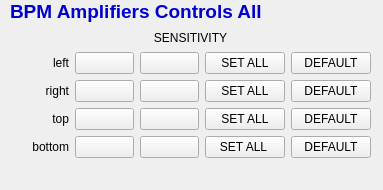
<?xml version="1.0" encoding="UTF-8"?>
<ui version="4.0">
 <class>Form</class>
 <widget class="caFrame" name="Form">
  <property name="geometry">
   <rect>
    <x>0</x>
    <y>0</y>
    <width>383</width>
    <height>190</height>
   </rect>
  </property>
  <property name="windowTitle">
   <string>Form</string>
  </property>
  <property name="background">
   <color>
    <red>182</red>
    <green>182</green>
    <blue>186</blue>
   </color>
  </property>
  <widget class="QWidget" name="">
   <property name="geometry">
    <rect>
     <x>10</x>
     <y>0</y>
     <width>361</width>
     <height>181</height>
    </rect>
   </property>
   <layout class="QVBoxLayout" name="verticalLayout">
    <item>
     <widget class="QLabel" name="label">
      <property name="font">
       <font>
        <pointsize>14</pointsize>
        <weight>75</weight>
        <bold>true</bold>
       </font>
      </property>
      <property name="styleSheet">
       <string notr="true">color: rgb(0, 0, 204)</string>
      </property>
      <property name="text">
       <string>&lt;html&gt;&lt;head/&gt;&lt;body&gt;&lt;p&gt;BPM Amplifiers Controls All&lt;/p&gt;&lt;/body&gt;&lt;/html&gt;</string>
      </property>
     </widget>
    </item>
    <item>
     <widget class="QLabel" name="label_2">
      <property name="styleSheet">
       <string notr="true">color: rgb(0, 0, 0)</string>
      </property>
      <property name="text">
       <string>SENSITIVITY</string>
      </property>
      <property name="alignment">
       <set>Qt::AlignCenter</set>
      </property>
     </widget>
    </item>
    <item>
     <layout class="QGridLayout" name="gridLayout">
      <item row="0" column="0">
       <widget class="QLabel" name="label_3">
        <property name="styleSheet">
         <string notr="true">color: rgb(0, 0, 0)</string>
        </property>
        <property name="text">
         <string>left</string>
        </property>
        <property name="alignment">
         <set>Qt::AlignRight|Qt::AlignTrailing|Qt::AlignVCenter</set>
        </property>
       </widget>
      </item>
      <item row="0" column="1">
       <widget class="caMessageButton" name="camessagebutton">
        <property name="channel" stdset="0">
         <string notr="true">12idcSAXS:bpm1:sens_num.VAL</string>
        </property>
        <property name="background">
         <color>
          <red>0</red>
          <green>0</green>
          <blue>255</blue>
         </color>
        </property>
       </widget>
      </item>
      <item row="0" column="2">
       <widget class="caMessageButton" name="camessagebutton_5">
        <property name="channel" stdset="0">
         <string notr="true">12idcSAXS:bpm1:sens_unit.VAL</string>
        </property>
        <property name="background">
         <color>
          <red>0</red>
          <green>0</green>
          <blue>255</blue>
         </color>
        </property>
       </widget>
      </item>
      <item row="0" column="3">
       <widget class="caMessageButton" name="camessagebutton_13">
        <property name="text">
         <string>SET ALL</string>
        </property>
        <property name="channel" stdset="0">
         <string notr="true">12idcSAXS:bpm1:init.PROC</string>
        </property>
        <property name="background">
         <color>
          <red>245</red>
          <green>228</green>
          <blue>31</blue>
         </color>
        </property>
       </widget>
      </item>
      <item row="0" column="4">
       <widget class="caMessageButton" name="camessagebutton_9">
        <property name="text">
         <string>DEFAULT</string>
        </property>
        <property name="channel" stdset="0">
         <string notr="true">12idcSAXS:bpm1:reset.PROC</string>
        </property>
        <property name="foreground">
         <color>
          <red>255</red>
          <green>255</green>
          <blue>255</blue>
         </color>
        </property>
        <property name="background">
         <color>
          <red>0</red>
          <green>0</green>
          <blue>255</blue>
         </color>
        </property>
       </widget>
      </item>
      <item row="1" column="0">
       <widget class="QLabel" name="label_4">
        <property name="styleSheet">
         <string notr="true">color: rgb(0, 0, 0)</string>
        </property>
        <property name="text">
         <string>right</string>
        </property>
        <property name="alignment">
         <set>Qt::AlignRight|Qt::AlignTrailing|Qt::AlignVCenter</set>
        </property>
       </widget>
      </item>
      <item row="1" column="1">
       <widget class="caMessageButton" name="camessagebutton_2">
        <property name="channel" stdset="0">
         <string notr="true">12idcSAXS:bpm4:sens_num.VAL</string>
        </property>
        <property name="background">
         <color>
          <red>0</red>
          <green>0</green>
          <blue>255</blue>
         </color>
        </property>
       </widget>
      </item>
      <item row="1" column="2">
       <widget class="caMessageButton" name="camessagebutton_7">
        <property name="channel" stdset="0">
         <string notr="true">12idcSAXS:bpm4:sens_unit.VAL</string>
        </property>
        <property name="background">
         <color>
          <red>0</red>
          <green>0</green>
          <blue>255</blue>
         </color>
        </property>
       </widget>
      </item>
      <item row="1" column="3">
       <widget class="caMessageButton" name="camessagebutton_14">
        <property name="text">
         <string>SET ALL</string>
        </property>
        <property name="channel" stdset="0">
         <string notr="true">12idcSAXS:bpm4:init.PROC</string>
        </property>
        <property name="background">
         <color>
          <red>245</red>
          <green>228</green>
          <blue>31</blue>
         </color>
        </property>
       </widget>
      </item>
      <item row="1" column="4">
       <widget class="caMessageButton" name="camessagebutton_10">
        <property name="text">
         <string>DEFAULT</string>
        </property>
        <property name="channel" stdset="0">
         <string notr="true">12idcSAXS:bpm4:reset.PROC</string>
        </property>
        <property name="foreground">
         <color>
          <red>255</red>
          <green>255</green>
          <blue>255</blue>
         </color>
        </property>
        <property name="background">
         <color>
          <red>0</red>
          <green>0</green>
          <blue>255</blue>
         </color>
        </property>
       </widget>
      </item>
      <item row="2" column="0">
       <widget class="QLabel" name="label_6">
        <property name="styleSheet">
         <string notr="true">color: rgb(0, 0, 0)</string>
        </property>
        <property name="text">
         <string>top</string>
        </property>
        <property name="alignment">
         <set>Qt::AlignRight|Qt::AlignTrailing|Qt::AlignVCenter</set>
        </property>
       </widget>
      </item>
      <item row="2" column="1">
       <widget class="caMessageButton" name="camessagebutton_3">
        <property name="channel" stdset="0">
         <string notr="true">12idcSAXS:bpm3:sens_num.VAL</string>
        </property>
        <property name="background">
         <color>
          <red>0</red>
          <green>0</green>
          <blue>255</blue>
         </color>
        </property>
       </widget>
      </item>
      <item row="2" column="2">
       <widget class="caMessageButton" name="camessagebutton_6">
        <property name="channel" stdset="0">
         <string notr="true">12idcSAXS:bpm3:sens_unit.VAL</string>
        </property>
        <property name="background">
         <color>
          <red>0</red>
          <green>0</green>
          <blue>255</blue>
         </color>
        </property>
       </widget>
      </item>
      <item row="2" column="3">
       <widget class="caMessageButton" name="camessagebutton_16">
        <property name="text">
         <string>SET ALL</string>
        </property>
        <property name="channel" stdset="0">
         <string notr="true">12idcSAXS:bpm3:init.PROC</string>
        </property>
        <property name="background">
         <color>
          <red>245</red>
          <green>228</green>
          <blue>31</blue>
         </color>
        </property>
       </widget>
      </item>
      <item row="2" column="4">
       <widget class="caMessageButton" name="camessagebutton_11">
        <property name="text">
         <string>DEFAULT</string>
        </property>
        <property name="channel" stdset="0">
         <string notr="true">12idcSAXS:bpm3:reset.PROC</string>
        </property>
        <property name="foreground">
         <color>
          <red>255</red>
          <green>255</green>
          <blue>255</blue>
         </color>
        </property>
        <property name="background">
         <color>
          <red>0</red>
          <green>0</green>
          <blue>255</blue>
         </color>
        </property>
       </widget>
      </item>
      <item row="3" column="0">
       <widget class="QLabel" name="label_5">
        <property name="styleSheet">
         <string notr="true">color: rgb(0, 0, 0)</string>
        </property>
        <property name="text">
         <string>bottom</string>
        </property>
        <property name="alignment">
         <set>Qt::AlignRight|Qt::AlignTrailing|Qt::AlignVCenter</set>
        </property>
       </widget>
      </item>
      <item row="3" column="1">
       <widget class="caMessageButton" name="camessagebutton_4">
        <property name="channel" stdset="0">
         <string notr="true">12idcSAXS:bpm2:sens_num.VAL</string>
        </property>
        <property name="background">
         <color>
          <red>0</red>
          <green>0</green>
          <blue>255</blue>
         </color>
        </property>
       </widget>
      </item>
      <item row="3" column="2">
       <widget class="caMessageButton" name="camessagebutton_8">
        <property name="channel" stdset="0">
         <string notr="true">12idcSAXS:bpm2:sens_unit.VAL</string>
        </property>
        <property name="background">
         <color>
          <red>0</red>
          <green>0</green>
          <blue>255</blue>
         </color>
        </property>
       </widget>
      </item>
      <item row="3" column="3">
       <widget class="caMessageButton" name="camessagebutton_15">
        <property name="text">
         <string>SET ALL </string>
        </property>
        <property name="channel" stdset="0">
         <string notr="true">12idcSAXS:bpm2:init.PROC</string>
        </property>
        <property name="background">
         <color>
          <red>245</red>
          <green>228</green>
          <blue>31</blue>
         </color>
        </property>
       </widget>
      </item>
      <item row="3" column="4">
       <widget class="caMessageButton" name="camessagebutton_12">
        <property name="text">
         <string>DEFAULT</string>
        </property>
        <property name="channel" stdset="0">
         <string notr="true">12idcSAXS:bpm2:reset.PROC</string>
        </property>
        <property name="foreground">
         <color>
          <red>255</red>
          <green>255</green>
          <blue>255</blue>
         </color>
        </property>
        <property name="background">
         <color>
          <red>0</red>
          <green>0</green>
          <blue>255</blue>
         </color>
        </property>
       </widget>
      </item>
     </layout>
    </item>
    <item>
     <widget class="caRelatedDisplay" name="carelateddisplay_4">
      <property name="foreground">
       <color>
        <red>255</red>
        <green>255</green>
        <blue>255</blue>
       </color>
      </property>
      <property name="background">
       <color>
        <red>0</red>
        <green>0</green>
        <blue>140</blue>
       </color>
      </property>
      <property name="labels">
       <string>Individual Control Screens</string>
      </property>
      <property name="files">
       <string>;SR570.ui;SR570.ui;SR570.ui;SR570.ui</string>
      </property>
      <property name="args">
       <string>;P=12idcSAXS:,A=bpm1:,WidgetName=xbpm Left;P=12idcSAXS:,A=bpm2:,WidgetName=xbpm Bottom;P=12idcSAXS:,A=bpm3:,WidgetName=xbpm Top;P=12idcSAXS:,A=bpm4:,WidgetName=xbpm Right</string>
      </property>
     </widget>
    </item>
   </layout>
  </widget>
 </widget>
 <customwidgets>
  <customwidget>
   <class>caRelatedDisplay</class>
   <extends>QWidget</extends>
   <header>caRelatedDisplay</header>
  </customwidget>
  <customwidget>
   <class>caMessageButton</class>
   <extends>QPushButton</extends>
   <header>caMessageButton</header>
  </customwidget>
  <customwidget>
   <class>caFrame</class>
   <extends>QFrame</extends>
   <header>caFrame</header>
   <container>1</container>
  </customwidget>
 </customwidgets>
 <resources/>
 <connections/>
</ui>
